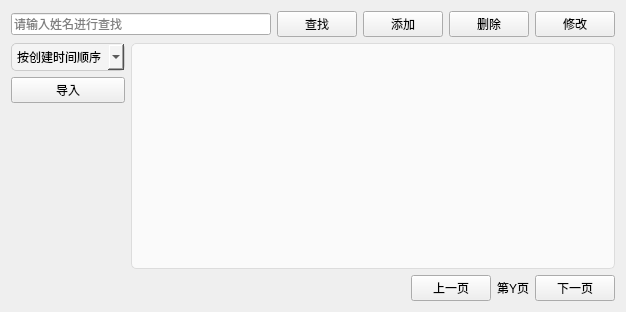
<?xml version="1.0" encoding="UTF-8"?>
<ui version="4.0">
 <class>DoctorReportView</class>
 <widget class="QWidget" name="DoctorReportView">
  <property name="geometry">
   <rect>
    <x>0</x>
    <y>0</y>
    <width>626</width>
    <height>312</height>
   </rect>
  </property>
  <property name="windowTitle">
   <string>医生报告管理系统</string>
  </property>
  <layout class="QVBoxLayout" name="verticalLayout_4">
   <item>
    <layout class="QHBoxLayout" name="horizontalLayout">
     <item>
      <widget class="QLineEdit" name="textSearch">
       <property name="placeholderText">
        <string>请输入姓名进行查找</string>
       </property>
      </widget>
     </item>
     <item>
      <widget class="QPushButton" name="btSearch">
       <property name="text">
        <string>查找</string>
       </property>
       <property name="icon">
        <iconset resource="lab4.qrc">
         <normaloff>:/img/search.png</normaloff>:/img/search.png</iconset>
       </property>
      </widget>
     </item>
     <item>
      <widget class="QPushButton" name="btAdd">
       <property name="text">
        <string>添加</string>
       </property>
       <property name="icon">
        <iconset resource="lab4.qrc">
         <normaloff>:/img/add.png</normaloff>:/img/add.png</iconset>
       </property>
      </widget>
     </item>
     <item>
      <widget class="QPushButton" name="btDelete">
       <property name="text">
        <string>删除</string>
       </property>
       <property name="icon">
        <iconset resource="lab4.qrc">
         <normaloff>:/img/delete.png</normaloff>:/img/delete.png</iconset>
       </property>
      </widget>
     </item>
     <item>
      <widget class="QPushButton" name="btEdit">
       <property name="text">
        <string>修改</string>
       </property>
       <property name="icon">
        <iconset resource="lab4.qrc">
         <normaloff>:/img/edit.png</normaloff>:/img/edit.png</iconset>
       </property>
      </widget>
     </item>
    </layout>
   </item>
   <item>
    <layout class="QHBoxLayout" name="horizontalLayout_5">
     <item>
      <layout class="QVBoxLayout" name="verticalLayout_3">
       <item>
        <widget class="QComboBox" name="createdTimeBox">
         <property name="styleSheet">
          <string notr="true">
       QComboBox {
          background-color: #f4f4f4;
          border-radius: 5px;
          padding: 5px;
		border: 1px solid #ccc;
         }
</string>
         </property>
         <item>
          <property name="text">
           <string>按创建时间顺序</string>
          </property>
         </item>
         <item>
          <property name="text">
           <string>按创建时间逆序</string>
          </property>
         </item>
        </widget>
       </item>
       <item>
        <layout class="QHBoxLayout" name="horizontalLayout_4">
         <item>
          <widget class="QPushButton" name="btimport">
           <property name="text">
            <string>导入</string>
           </property>
          </widget>
         </item>
        </layout>
       </item>
       <item>
        <spacer name="verticalSpacer">
         <property name="orientation">
          <enum>Qt::Orientation::Vertical</enum>
         </property>
         <property name="sizeHint" stdset="0">
          <size>
           <width>20</width>
           <height>40</height>
          </size>
         </property>
        </spacer>
       </item>
      </layout>
     </item>
     <item>
      <widget class="QTableView" name="tableView">
       <property name="styleSheet">
        <string notr="true"> QTableView {
        border: 1px solid #dcdcdc;
        border-radius: 5px;
        background-color: #fafafa;
       }
       QTableView::item {
        padding: 8px;
       }
       QTableView::horizontalHeader {
        background-color: #2196F3;
        color: white;
       }
       QTableView::verticalHeader {
        background-color: #f0f0f0;
       }
       QTableView::item:selected {
        background-color: #4CAF50;
        color: white;
       }</string>
       </property>
      </widget>
     </item>
    </layout>
   </item>
   <item>
    <layout class="QHBoxLayout" name="horizontalLayout_2">
     <item>
      <spacer name="horizontalSpacer">
       <property name="orientation">
        <enum>Qt::Orientation::Horizontal</enum>
       </property>
       <property name="sizeHint" stdset="0">
        <size>
         <width>40</width>
         <height>20</height>
        </size>
       </property>
      </spacer>
     </item>
     <item>
      <widget class="QPushButton" name="btPrev">
       <property name="text">
        <string>上一页</string>
       </property>
       <property name="icon">
        <iconset resource="lab4.qrc">
         <normaloff>:/img/prev.png</normaloff>:/img/prev.png</iconset>
       </property>
      </widget>
     </item>
     <item>
      <widget class="QLabel" name="totalAndCurrent">
       <property name="text">
        <string>第Y页</string>
       </property>
      </widget>
     </item>
     <item>
      <widget class="QPushButton" name="btNext">
       <property name="text">
        <string>下一页</string>
       </property>
       <property name="icon">
        <iconset resource="lab4.qrc">
         <normaloff>:/img/next.png</normaloff>:/img/next.png</iconset>
       </property>
      </widget>
     </item>
    </layout>
   </item>
  </layout>
 </widget>
 <resources>
  <include location="lab4.qrc"/>
 </resources>
 <connections/>
</ui>
